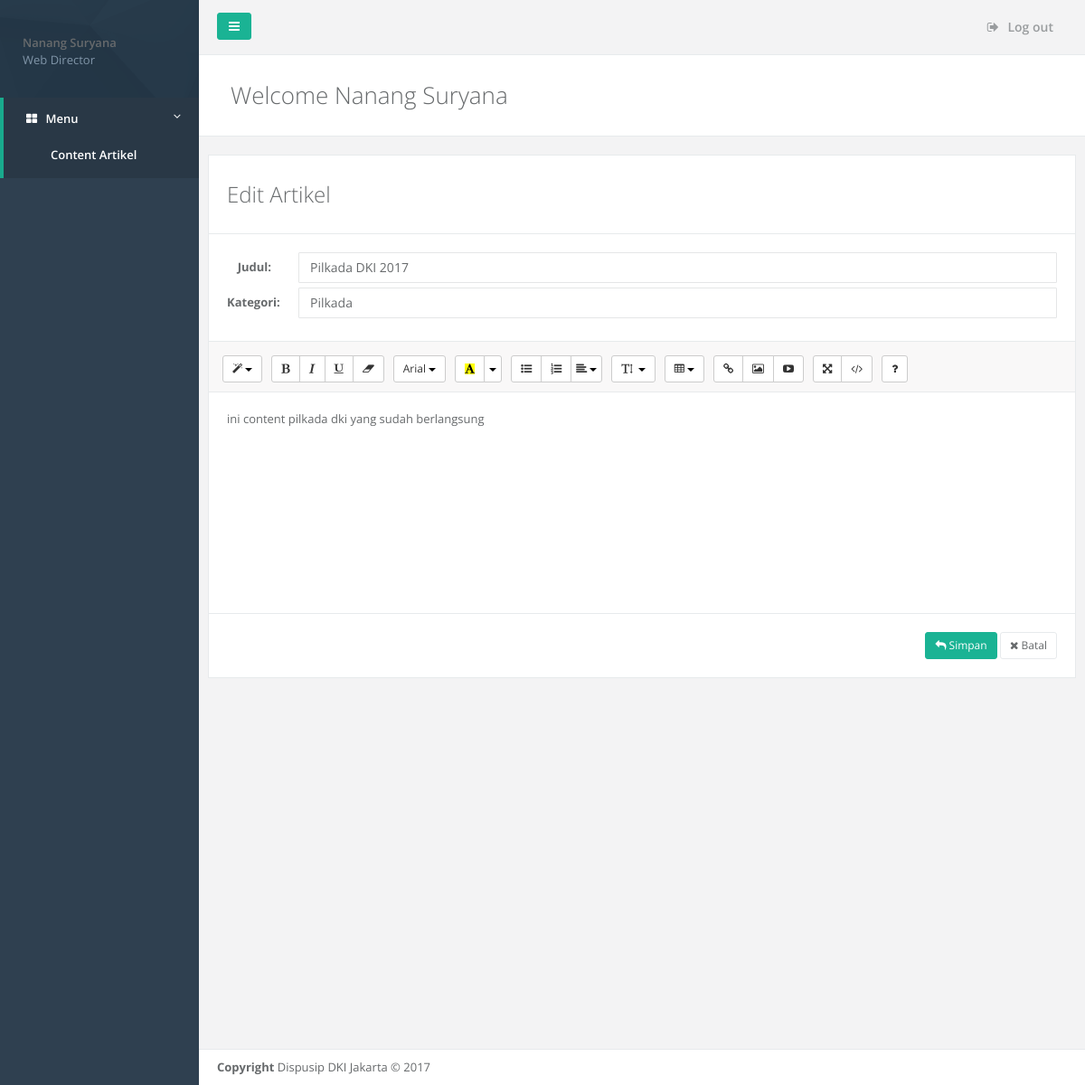
The app's page /form/admin/?p=create-artikel&id=3 (signed in) with its own data.
### tables this page shows
CREATE TABLE `tbl_artikel` (
  `sid` varchar(36) NOT NULL,
  `tanggal` date NOT NULL,
  `judul` varchar(100) NOT NULL,
  `author` varchar(100) NOT NULL,
  `isi` text NOT NULL,
  `category` varchar(50) NOT NULL,
  `cover` varchar(50) NOT NULL,
  `viewed` int(5) NOT NULL
);

### form/admin/create_artikel.php (the view, shortened to what this page needs)
<?php
    $sid_artikel = "";
    $judul = "";
    $kategori = "";
    if (isset($_GET['id'])) {
        $sid_artikel = $_GET['id'];
        $sql = mysqli_query($conn, "SELECT * FROM tbl_artikel where sid = '$sid_artikel' order by tanggal desc");
        $arr = mysqli_fetch_array($sql);
        $judul = $arr['judul'];
        $kategori = $arr['category'];
    }
?>
<div class="gray-bg">
    <div class="wrapper wrapper-content">
        <div class="row">
            <div class="col-lg-12 animated fadeInRight">
                <div class="mail-box-header">
                    <h2><?php if (strlen($sid_artikel) == 0) {echo "Artikel Baru";} else {echo "Edit Artikel";}?></h2>
                </div>
                <div class="mail-box">
                    <div class="mail-body">
                        <form class="form-horizontal" method="get">
                            <div class="form-group">
                                <label class="col-sm-1 control-label">Judul:</label>
                                <div class="col-sm-11"><input type="text" class="form-control" value="<?php echo $judul;?>"></div>
                            </div>
                            <div class="form-group">
                                <label class="col-sm-1 control-label">Kategori:</label>
                                <div class="col-sm-11"><input type="text" class="form-control" value="<?php echo $kategori;?>"></div>
                            </div>
                        </form>
                    </div>
                    <div class="mail-text h-200">
                        <div class="summernote">
                            <?php echo htmlspecialchars_decode($arr["isi"]);?>
                        </div>
                    </div>
                    <div class="mail-body text-right tooltip-demo">
                        <a href="mailbox.html" class="btn btn-sm btn-primary" data-toggle="tooltip" data-placement="top" title="Send"><i class="fa fa-reply"></i> Simpan</a>
                        <a href="mailbox.html" class="btn btn-white btn-sm" data-toggle="tooltip" data-placement="top" title="Discard email"><i class="fa fa-times"></i> Batal</a>
                    </div>
                </div>
            </div>
        </div>
    </div>
</div>

### records on screen
tbl_artikel: judul "Pilkada DKI 2017", category "Pilkada", isi "ini content pilkada dki yang sudah berlangsung"

### other values on screen
$_SESSION['nama'] "Nanang Suryana"
